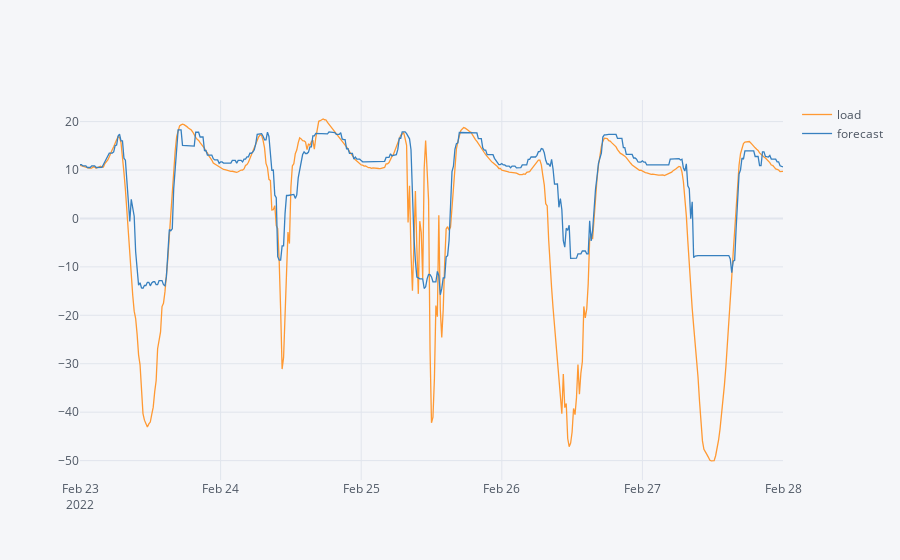

The notebook cell saved with this chart:
### Code cell
import cufflinks
cufflinks.go_offline()
forecast['load'] = realised
forecast[['load','forecast' ]].iplot()

### Figure 1 — Plotly figure (JSON) as saved in the notebook; plotly's stock layout.template omitted (floating-point values rounded to 4 significant figures; data arrays with more than 128 entries replaced by an {"elided": "..."} marker saying what was removed)
{"data": [{"line": {"color": "rgba(255, 153, 51, 1.0)", "dash": "solid", "shape": "linear", "width": 1.3}, "mode": "lines", "name": "load", "text": "", "type": "scatter", "x": {"elided": "481 str values"}, "y": {"elided": "481 float values"}}, {"line": {"color": "rgba(55, 128, 191, 1.0)", "dash": "solid", "shape": "linear", "width": 1.3}, "mode": "lines", "name": "forecast", "text": "", "type": "scatter", "x": {"elided": "481 str values"}, "y": {"elided": "481 float values"}}], "layout": {"legend": {"bgcolor": "#F5F6F9", "font": {"color": "#4D5663"}}, "paper_bgcolor": "#F5F6F9", "plot_bgcolor": "#F5F6F9", "title": {"font": {"color": "#4D5663"}}, "xaxis": {"gridcolor": "#E1E5ED", "showgrid": true, "tickfont": {"color": "#4D5663"}, "title": {"font": {"color": "#4D5663"}, "text": ""}, "zerolinecolor": "#E1E5ED"}, "yaxis": {"gridcolor": "#E1E5ED", "showgrid": true, "tickfont": {"color": "#4D5663"}, "title": {"font": {"color": "#4D5663"}, "text": ""}, "zerolinecolor": "#E1E5ED"}}}
